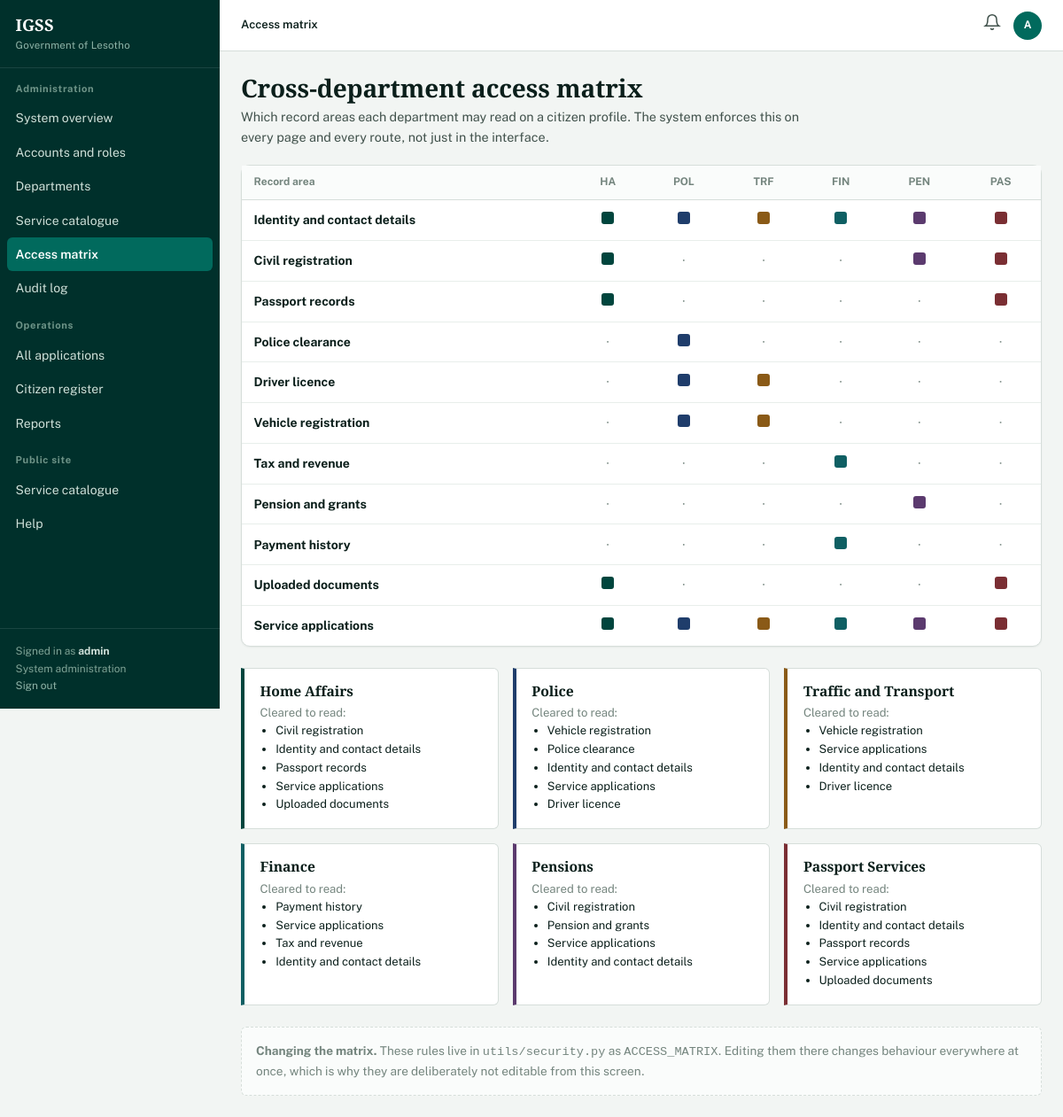
Screenshot of /admin/permissions (signed in) with the database file from the repository.
### models.py (models this page shows, shortened)
class User(UserMixin, db.Model):
    __tablename__ = "users"
    id = db.Column(db.Integer, primary_key=True)
    username = db.Column(db.String(64), unique=True, nullable=False, index=True)
    email = db.Column(db.String(120), unique=True, nullable=False, index=True)
    password_hash = db.Column(db.String(200), nullable=False)
    role = db.Column(db.String(20), nullable=False, default="citizen")  # citizen|employee|admin
    active = db.Column(db.Boolean, default=True)
    last_login = db.Column(db.DateTime)
    created_at = db.Column(db.DateTime, default=datetime.utcnow)
    citizen = db.relationship("Citizen", back_populates="user", uselist=False,
                              cascade="all, delete-orphan")
    employee = db.relationship("Employee", back_populates="user", uselist=False,
                               cascade="all, delete-orphan")
    notifications = db.relationship("Notification", back_populates="user",
                                    cascade="all, delete-orphan",
                                    order_by="Notification.created_at.desc()")
    audit_logs = db.relationship("AuditLog", back_populates="user")
    @property
    def is_citizen(self):
        return self.role == "citizen"
    @property
    def is_employee(self):
        return self.role == "employee"
    @property
    def is_admin(self):
        return self.role == "admin"
    @property
    def display_name(self):
        if self.citizen:
            return f"{self.citizen.first_name} {self.citizen.last_name}"
        if self.employee:
            return self.employee.full_name
        return self.username
    @property
    def initials(self):
        parts = self.display_name.split()
        return "".join(p[0] for p in parts[:2]).upper() or "?"
    @property
    def unread_count(self):
        return sum(1 for n in self.notifications if not n.read)

class Department(db.Model):
    __tablename__ = "departments"
    id = db.Column(db.Integer, primary_key=True)
    code = db.Column(db.String(6), unique=True, nullable=False)
    name = db.Column(db.String(100), nullable=False)
    ministry = db.Column(db.String(120))
    description = db.Column(db.Text)
    contact_phone = db.Column(db.String(30))
    contact_email = db.Column(db.String(120))
    head_office = db.Column(db.String(120))
    employees = db.relationship("Employee", back_populates="department")
    services = db.relationship("Service", back_populates="department")
    applications = db.relationship("Application", back_populates="department")
    @property
    def colour(self):
        return DEPARTMENT_COLOURS.get(self.code, "#4A5A54")

### blueprints/admin.py (the view)
@admin_bp.route("/permissions")
@admin_required
def permissions():
    return render_template("admin/permissions.html", matrix=ACCESS_MATRIX,
                           labels=AREA_LABELS, colours=DEPARTMENT_COLOURS,
                           departments=Department.query.order_by(Department.id).all())

### models.py (called while the page is built)
@login_manager.user_loader
def load_user(user_id):
    return db.session.get(User, int(user_id))

### utils/security.py (called while the page is built)
def role_required(*roles):
    def decorator(view):
        @wraps(view)
        def wrapped(*args, **kwargs):
            if not current_user.is_authenticated:
                return redirect(url_for("auth.login", next=request.path))
            if current_user.role not in roles:
                flash("Your account does not have access to that area.", "danger")
                return redirect(url_for("main.home"))
            return view(*args, **kwargs)
        return wrapped
    return decorator

### templates/admin/permissions.html (shortened to what this page needs)
{% extends "base.html" %}
{% block crumb %}<strong>Access matrix</strong>{% endblock %}
{% block sidebar %}{% include "partials/nav.html" %}{% endblock %}
{% block content %}
<div class="page-head"><div>
  <h1>Cross-department access matrix</h1>
  <p class="lead">Which record areas each department may read on a citizen profile.
     The system enforces this on every page and every route, not just in the interface.</p>
</div></div>
<div class="panel mb-3">
  <div class="table-wrap">
  <table>
    <thead>
      <tr>
        <th>Record area</th>
        {% for d in departments %}<th style="text-align:center">{{ d.code }}</th>{% endfor %}
      </tr>
    </thead>
    <tbody>
      {% for area, label in labels.items() %}
        <tr>
          <td><strong>{{ label }}</strong></td>
          {% for d in departments %}
            <td style="text-align:center">
              {% if area in matrix.get(d.code, []) %}
                <span title="{{ d.name }} may read {{ label|lower }}"
                      style="display:inline-block;width:14px;height:14px;border-radius:3px;
                             background: {{ d.colour }}"></span>
              {% else %}
                <span class="muted" title="Not permitted">·</span>
              {% endif %}
            </td>
          {% endfor %}
        </tr>
      {% endfor %}
    </tbody>
  </table>
  </div>
</div>
<div class="grid grid-3">
  {% for d in departments %}
    <div class="dept-card" style="--stripe: {{ d.colour }}">
      <h3>{{ d.name }}</h3>
      <p class="small">Cleared to read:</p>
      <ul class="small" style="padding-left:1.1rem;margin:0">
        {% for area in matrix.get(d.code, []) %}
          <li>{{ labels.get(area, area) }}</li>
        {% endfor %}
      </ul>
    </div>
  {% endfor %}
</div>
<div class="locked mt-3">
  <strong>Changing the matrix.</strong> These rules live in
  <code>utils/security.py</code> as <code>ACCESS_MATRIX</code>. Editing them there
  changes behaviour everywhere at once, which is why they are deliberately not editable
  from this screen.
</div>
{% endblock %}

### templates/base.html (shortened to what this page needs)
<!DOCTYPE html>
<html lang="en">
<head>
<link rel="stylesheet" href="{{ url_for('static', filename='css/style.css') }}">
</head>
<body>
<div class="shell">
  <aside class="sidebar">
    <div class="sidebar-brand">
      <a href="{{ url_for('main.dashboard_router') }}" style="text-decoration:none">
        <span class="crest">{{ SYSTEM_SHORT }}</span>
        <span class="crest-sub">{{ ORGANISATION }}</span>
      </a>
    </div>
    {% block sidebar %}{% endblock %}
    <div class="sidebar-foot">
      Signed in as <strong style="color:#CFE0D9">{{ current_user.display_name }}</strong><br>
      {% if current_user.is_employee and current_user.employee and current_user.employee.department %}
        {{ current_user.employee.department.name }}<br>
      {% elif current_user.is_admin %}
        System administration<br>
      {% endif %}
      <a href="{{ url_for('auth.logout') }}" style="color:#8FB3A7">Sign out</a>
    </div>
  </aside>
  <div class="main">
    <header class="topbar">
      <div class="crumb">{% block crumb %}{% endblock %}</div>
      <div class="topbar-actions">
        <a class="bell" data-bell href="{{ url_for('citizen.notifications') }}"
           aria-label="Notifications" title="Notifications">
          <svg width="20" height="20" viewBox="0 0 24 24" fill="none"
               stroke="currentColor" stroke-width="1.8" stroke-linecap="round">
            <path d="M18 8A6 6 0 0 0 6 8c0 7-3 9-3 9h18s-3-2-3-9"/>
            <path d="M13.7 21a2 2 0 0 1-3.4 0"/>
          </svg>
        </a>
        <span class="avatar" title="{{ current_user.display_name }}">{{ current_user.initials }}</span>
      </div>
    </header>
    <main class="content">
      {% block content %}{% endblock %}
    </main>
  </div>
</div>
</body>
</html>

### static/css/style.css (style rules this page uses)
:root { --green-900: #00302B; --green-800: #00453D; --green-700: #016A5D; --green-100: #E3EFEA; --ink: #0B1F1B; --ink-soft: #40514B; --ink-faint: #74857E; --paper: #F2F5F3; --surface: #FFFFFF; --rule: #D6DEDA; --rule-soft: #E8EEEB; --straw: #C89B2C; --straw-bg: #FBF3DE; --clear: #1F7A4D; --clear-bg: #E3F2E9; --stop: #A3302B; --stop-bg: #FBE9E8; --info: #1F3D6B; --info-bg: #E7EDF6; --dept-HA: #00453D; --dept-POL: #1F3D6B; --dept-TRF: #8A5A17; --dept-FIN: #0F5F63; --dept-PEN: #5B3A6E; --dept-PAS: #7A2E33; --sans: "Public Sans", -apple-system, "Segoe UI", Roboto, sans-serif; --slab: "Zilla Slab", Georgia, serif; --r-sm: 3px; --r-md: 6px; --r-lg: 10px; --shadow-low: 0 1px 2px rgba(11, 31, 27, .06); --shadow-mid: 0 4px 16px rgba(11, 31, 27, .10); --sidebar-w: 248px; }
* { box-sizing: border-box; }
html { -webkit-text-size-adjust: 100%; }
body { margin: 0; font-family: var(--sans); font-size: 15px; line-height: 1.6; color: var(--ink); background: var(--paper); font-variant-numeric: tabular-nums; }
h1, h2, h3, h4 { font-family: var(--slab); font-weight: 600; letter-spacing: -0.005em; color: var(--ink); margin: 0 0 .5rem; line-height: 1.25; }
h1 { font-size: 1.75rem; }
h3 { font-size: 1.05rem; }
p { margin: 0 0 1rem; max-width: 72ch; }
a { color: var(--green-700); text-decoration: none; }
.muted { color: var(--ink-faint); }
.small { font-size: .8125rem; }
.shell { display: flex; min-height: 100vh; }
.sidebar { width: var(--sidebar-w); flex: 0 0 var(--sidebar-w); background: var(--green-900); color: #CFE0D9; display: flex; flex-direction: column; position: sticky; top: 0; height: 100vh; overflow-y: auto; }
.sidebar-brand { padding: 1.1rem 1.1rem .9rem; border-bottom: 1px solid rgba(255,255,255,.10); }
.sidebar-brand .crest { font-family: var(--slab); font-size: 1.15rem; font-weight: 600; color: #fff; display: block; line-height: 1.1; }
.sidebar-brand .crest-sub { font-size: .72rem; color: #8FB3A7; letter-spacing: .02em; }
.sidebar-foot { margin-top: auto; padding: 1rem 1.1rem; border-top: 1px solid rgba(255,255,255,.10); font-size: .75rem; color: #7FA396; }
.main { flex: 1; min-width: 0; display: flex; flex-direction: column; }
.topbar { background: var(--surface); border-bottom: 1px solid var(--rule); padding: .65rem 1.5rem; display: flex; align-items: center; gap: 1rem; position: sticky; top: 0; z-index: 20; }
.topbar .crumb { font-size: .8125rem; color: var(--ink-faint); }
.topbar .crumb strong { color: var(--ink); font-weight: 600; }
.topbar-actions { margin-left: auto; display: flex; align-items: center; gap: .6rem; }
.avatar { width: 32px; height: 32px; border-radius: 50%; background: var(--green-700); color: #fff; display: grid; place-items: center; font-size: .75rem; font-weight: 700; flex: 0 0 32px; }
.bell { position: relative; color: var(--ink-soft); padding: .3rem; }
.content { padding: 1.5rem; flex: 1; }
.page-head { display: flex; align-items: flex-end; gap: 1rem; flex-wrap: wrap; margin-bottom: 1.25rem; }
.page-head h1 { margin: 0; }
.page-head .lead { color: var(--ink-soft); margin: .15rem 0 0; font-size: .9rem; }
.panel { background: var(--surface); border: 1px solid var(--rule); border-radius: var(--r-lg); box-shadow: var(--shadow-low); }
.grid { display: grid; gap: 1rem; }
.grid-3 { grid-template-columns: repeat(3, minmax(0,1fr)); }
table { width: 100%; border-collapse: collapse; }
thead th { text-align: left; font-size: .75rem; font-weight: 700; color: var(--ink-faint); padding: .6rem .85rem; border-bottom: 1px solid var(--rule); background: #FAFCFB; white-space: nowrap; }
tbody td { padding: .7rem .85rem; border-bottom: 1px solid var(--rule-soft); vertical-align: middle; font-size: .875rem; }
tbody tr:last-child td { border-bottom: 0; }
.table-wrap { overflow-x: auto; }
.locked { border: 1px dashed var(--rule); border-radius: var(--r-md); padding: 1rem; background: #FAFCFB; color: var(--ink-faint); font-size: .85rem; }
.dept-card { background: var(--surface); border: 1px solid var(--rule); border-left: 4px solid var(--stripe); border-radius: 0 var(--r-md) var(--r-md) 0; padding: 1rem 1.1rem; }
.dept-card h3 { font-size: .98rem; margin-bottom: .25rem; }
.dept-card p { font-size: .82rem; color: var(--ink-faint); margin: 0; }
.mt-3 { margin-top: 1.5rem; }
.mb-3 { margin-bottom: 1.5rem; }

### rows the page displays
User: display_name "admin", initials "A"
Department: code "HA", name "Home Affairs", get "Civil registration" "Identity and contact details" "Passport records" "Service applications" "Uploaded documents"
Department: code "POL", name "Police", get "Vehicle registration" "Police clearance" "Identity and contact details" "Service applications" "Driver licence"
Department: code "TRF", name "Traffic and Transport", get "Vehicle registration" "Service applications" "Identity and contact details" "Driver licence"
Department: code "FIN", name "Finance", get "Payment history" "Service applications" "Tax and revenue" "Identity and contact details"
Department: code "PEN", name "Pensions", get "Civil registration" "Pension and grants" "Service applications" "Identity and contact details"
Department: code "PAS", name "Passport Services", get "Civil registration" "Identity and contact details" "Passport records" "Service applications" "Uploaded documents"

### other values shown
{{ SYSTEM_SHORT }} "IGSS"
{{ ORGANISATION }} "Government of Lesotho"
{{ label }} "Identity and contact details" "Civil registration" "Passport records" "Police clearance" "Driver licence" "Vehicle registration" "Tax and revenue" "Pension and grants" "Payment history" "Uploaded documents" "Service applications"
